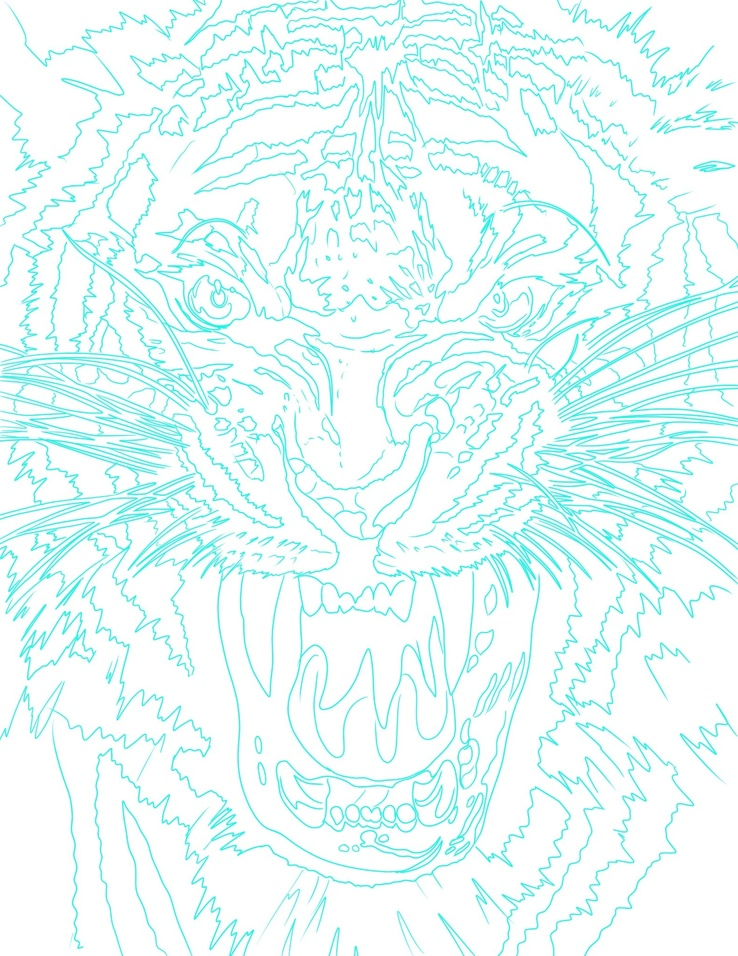
#> input picture Image-2.jpeg, 738 x 956 px, shrunk from 1582 x 2048 before the run
$ python -i model5.py   (imports and definitions only)
#> lines starting #> are read from the running program, lines starting #| are printed output that depends on the picture; after the words box and inside, x2 and y2 are one past the last pixel; in counts of white or black regions, pixels touching at a corner belong together

import cv2
import numpy as np

def model5(input_path,output_path):
    # Read the image
#> called with input_path = '../Image-2.jpeg', output_path = 'out.png'
    image = cv2.imread(input_path)
#> image is the input picture: shape (956, 738, 3); mean B, G, R 249.1, 250.2, 231.8

    # Convert the image to grayscale
    gray = cv2.cvtColor(image, cv2.COLOR_BGR2GRAY)
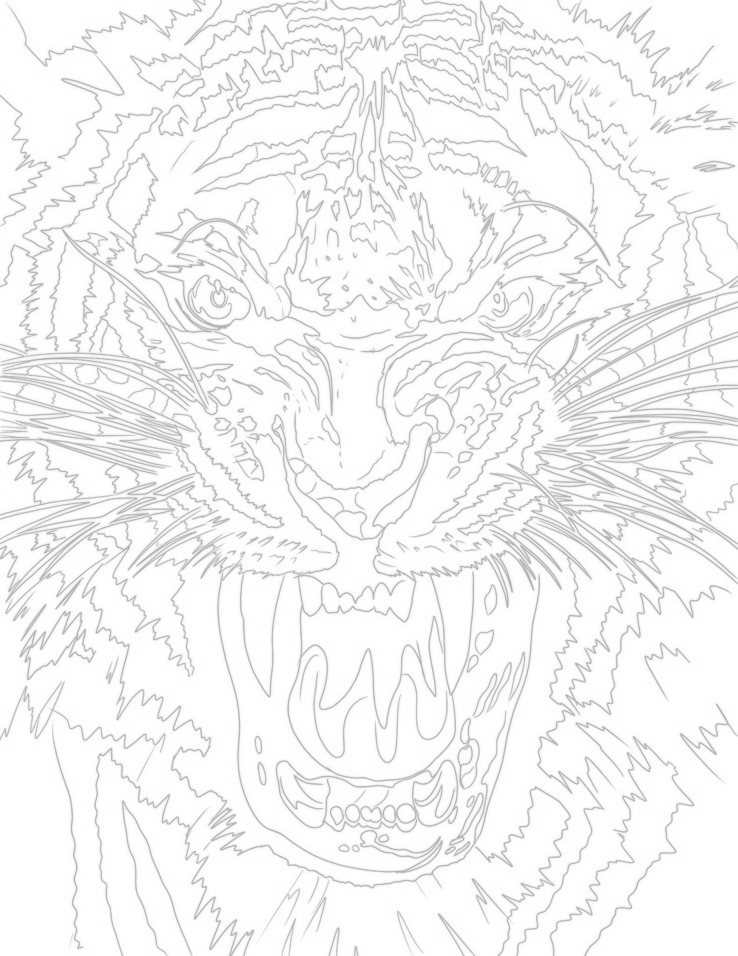
#> gray: shape (956, 738); min 164, max 255, mean 244.6

    # Apply thresholding to create a binary image
    _, roi = cv2.threshold(gray, 0, 255, cv2.THRESH_BINARY + cv2.THRESH_OTSU)
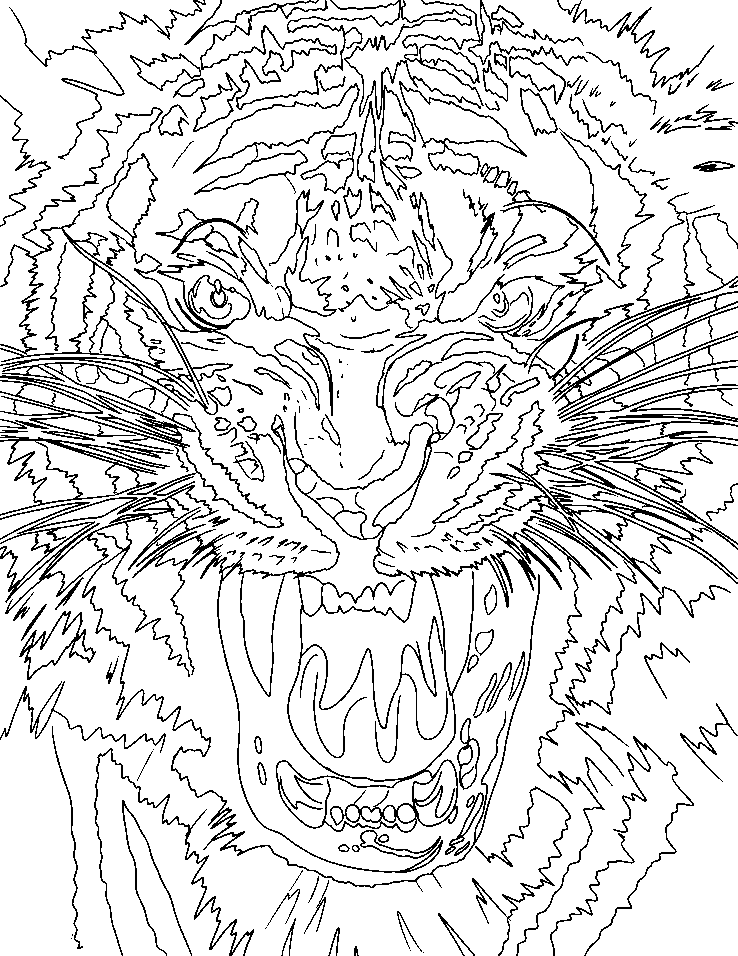
#> roi: shape (956, 738); 86.8% white; black in thin lines or dots

    # Find contours in the binary image
    contours, _ = cv2.findContours(roi, cv2.RETR_EXTERNAL, cv2.CHAIN_APPROX_SIMPLE)
#> contours = 184 contours, 71 with area under 20; largest, box (x1, y1, x2, y2) and area: (0, 0, 738, 956) 377116, (518, 518, 738, 956) 66462, (374, 303, 738, 593) 33663, (289, 573, 454, 780) 22200, (96, 750, 235, 956) 11178

    # Create an empty image for drawing contours
    output = np.zeros_like(gray)

    # Draw the contours on the empty image
    cv2.drawContours(output, contours, -1, (255, 255, 255), thickness=1)
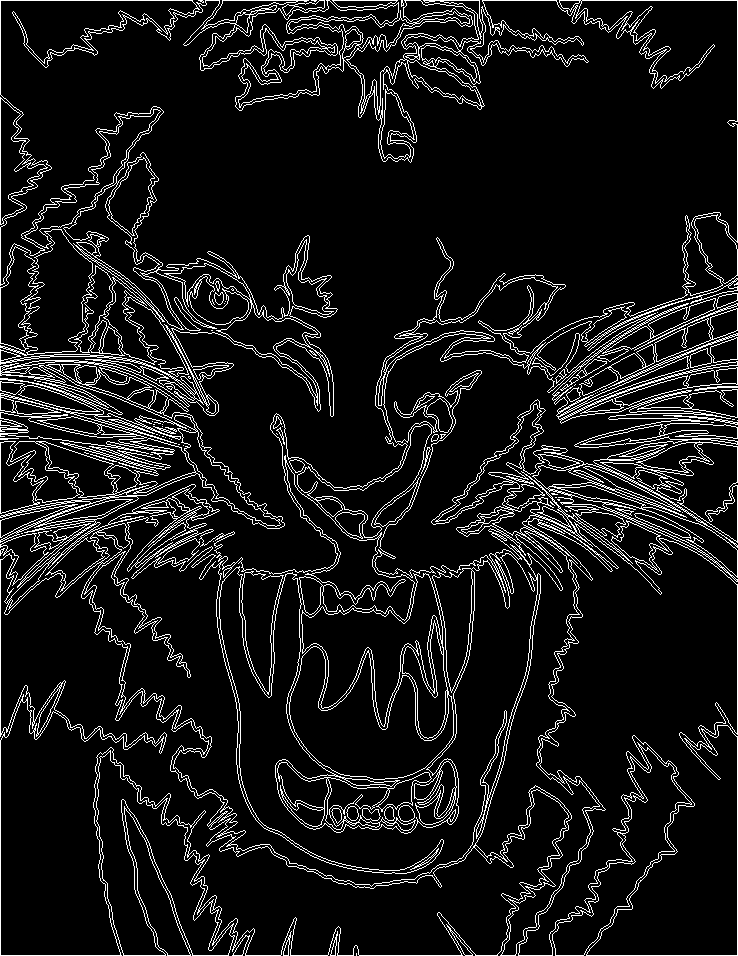
#> output: shape (956, 738); 9% white in thin lines or dots

    # Remove the boundary by masking the edges
    boundary = 255 * np.ones_like(gray)
    boundary[1:-1, 1:-1] = 0

    # Mask the boundary from the output image
    output = cv2.bitwise_xor(output, boundary)
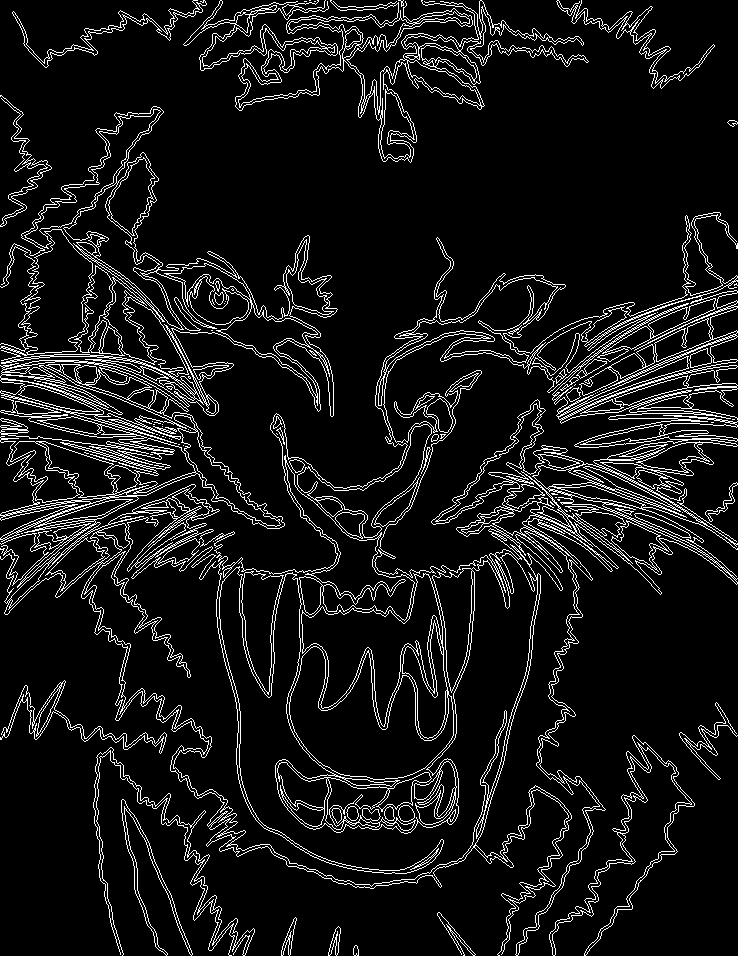
#> output: shape (956, 738); 8.6% white in thin lines or dots
    inverted_blur = cv2.bitwise_not(output)
#> inverted_blur: shape (956, 738); 91.4% white; black in thin lines or dots
    # Save the output image
    cv2.imwrite(output_path, inverted_blur)

    print("Outline sketch saved successfully!")

>>> result = model5('../Image-2.jpeg', 'out.png')
